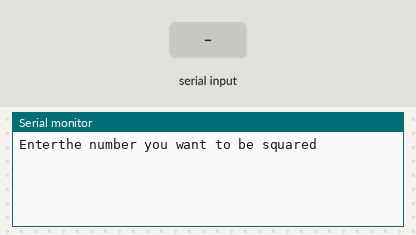
Bench run of a sketch on a simulated Arduino Uno, built with avr-gcc and run on an emulated ATmega328P. Shown: the last lines printed to the serial monitor. Inputs (shaded band) come from the test bench.

Above: at 1.2 s.
1.3 s: "90,45\n" received over Serial
At 2.2 s:
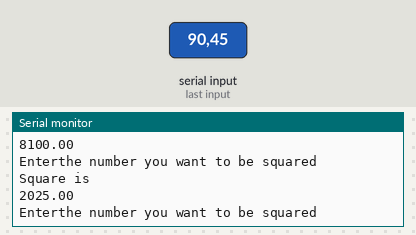
2.8 s: "30,150\n" received over Serial
At 5.1 s:
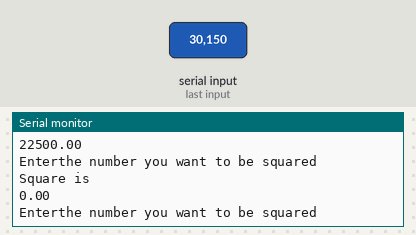
Timing chart, 0 to 6.6 s (numbered marks = the images above; inputs shaded):
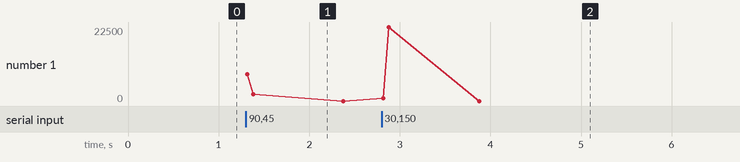

The sketch:

returnVariable.ino
```cpp
void setup() {
  // put your setup code here, to run once:
  Serial.begin(9600);

}

void loop() {
  // put your main code here, to run repeatedly:
  float x;
  float x2;

  Serial.println("Enterthe number you want to be squared ");
  while(Serial.available()==0)
  {

  }
  x=Serial.parseFloat();
  x2=x_square(x);
  Serial.println("Square is " );
  Serial.println(x2);

}

float x_square(float x)
{
  float answer;
  answer=x*x;
  return answer;
}
```

Measured:
- after the input at 1.3 s, the serial monitor: prints a new line at once (image 1)
- after the input at 2.8 s, the serial monitor: prints a new line at once (image 2)
